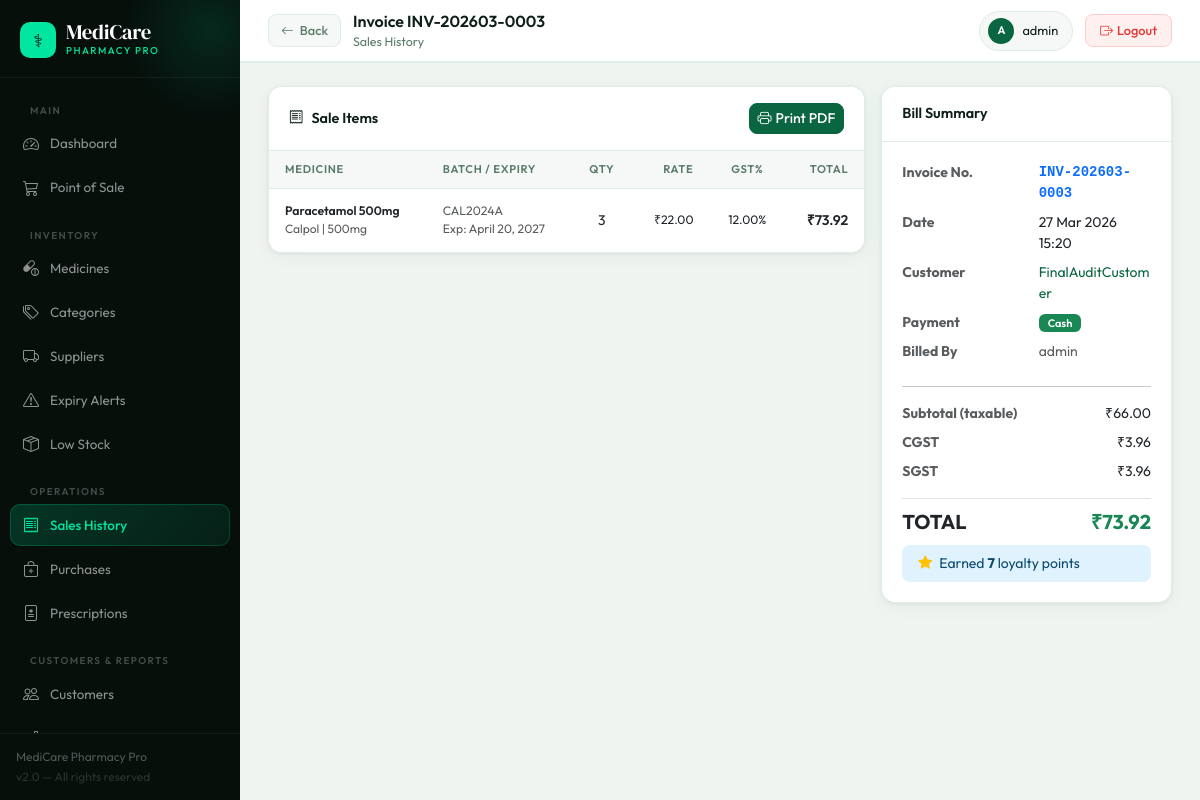
The app's page /sales/3/ (signed in) with its own data.
### sales/models.py (models this page shows, shortened)
class Sale(models.Model):
    PAYMENT_CHOICES = [('cash','Cash'),('upi','UPI'),('card','Card'),('credit','Credit')]
    STATUS_CHOICES = [('draft','Draft'),('completed','Completed'),('cancelled','Cancelled'),('refunded','Refunded')]
    invoice_number = models.CharField(max_length=50, unique=True)
    customer = models.ForeignKey(Customer, on_delete=models.SET_NULL, null=True, blank=True, related_name='sales')
    prescription = models.ForeignKey(Prescription, on_delete=models.SET_NULL, null=True, blank=True)
    sale_date = models.DateTimeField(default=timezone.now)
    subtotal = models.DecimalField(max_digits=12, decimal_places=2, default=0)
    discount_amount = models.DecimalField(max_digits=10, decimal_places=2, default=0)
    cgst_amount = models.DecimalField(max_digits=10, decimal_places=2, default=0)
    sgst_amount = models.DecimalField(max_digits=10, decimal_places=2, default=0)
    igst_amount = models.DecimalField(max_digits=10, decimal_places=2, default=0)
    total_amount = models.DecimalField(max_digits=12, decimal_places=2, default=0)
    payment_method = models.CharField(max_length=20, choices=PAYMENT_CHOICES, default='cash')
    payment_status = models.CharField(max_length=20, default='paid')
    status = models.CharField(max_length=20, choices=STATUS_CHOICES, default='completed')
    notes = models.TextField(blank=True)
    created_by = models.ForeignKey('auth.User', on_delete=models.SET_NULL, null=True)
    created_at = models.DateTimeField(auto_now_add=True)
    loyalty_points_used = models.PositiveIntegerField(default=0)
    loyalty_points_earned = models.PositiveIntegerField(default=0)
    class Meta:
        ordering = ['-created_at']

class SaleItem(models.Model):
    sale = models.ForeignKey(Sale, on_delete=models.CASCADE, related_name='items')
    medicine = models.ForeignKey(Medicine, on_delete=models.PROTECT)
    batch = models.ForeignKey(Batch, on_delete=models.PROTECT)
    quantity = models.PositiveIntegerField()
    unit_price = models.DecimalField(max_digits=10, decimal_places=2)
    discount_percent = models.DecimalField(max_digits=5, decimal_places=2, default=0)
    gst_rate = models.DecimalField(max_digits=5, decimal_places=2, default=12)
    cgst_rate = models.DecimalField(max_digits=5, decimal_places=2, default=6)
    sgst_rate = models.DecimalField(max_digits=5, decimal_places=2, default=6)
    taxable_amount = models.DecimalField(max_digits=10, decimal_places=2, default=0)
    gst_amount = models.DecimalField(max_digits=10, decimal_places=2, default=0)
    total_price = models.DecimalField(max_digits=10, decimal_places=2, default=0)

### inventory/models.py (models this page shows, shortened)
class Medicine(models.Model):
    UNIT_CHOICES = [('strip','Strip'),('box','Box'),('piece','Piece'),('bottle','Bottle'),('vial','Vial'),('tube','Tube'),('sachet','Sachet')]
    SCHEDULE_CHOICES = [('OTC','OTC'),('H','Schedule H'),('H1','Schedule H1'),('X','Schedule X'),('G','Schedule G')]
    FORM_CHOICES = [('tablet','Tablet'),('capsule','Capsule'),('syrup','Syrup'),('injection','Injection'),('drops','Drops'),('ointment','Ointment'),('cream','Cream'),('powder','Powder'),('inhaler','Inhaler'),('other','Other')]
    name = models.CharField(max_length=200)
    brand = models.CharField(max_length=200)
    generic_name = models.CharField(max_length=200, blank=True)
    category = models.ForeignKey(Category, on_delete=models.SET_NULL, null=True, related_name='medicines')
    form = models.CharField(max_length=20, choices=FORM_CHOICES, default='tablet')
    strength = models.CharField(max_length=50, blank=True, help_text='e.g. 500mg, 10ml')
    unit = models.CharField(max_length=20, choices=UNIT_CHOICES, default='strip')
    hsn_code = models.CharField(max_length=20, blank=True)
    barcode = models.CharField(max_length=100, blank=True, unique=True, null=True)
    schedule = models.CharField(max_length=5, choices=SCHEDULE_CHOICES, default='OTC')
    prescription_required = models.BooleanField(default=False)
    default_supplier = models.ForeignKey(Supplier, on_delete=models.SET_NULL, null=True, blank=True)
    reorder_level = models.PositiveIntegerField(default=10)
    rack_location = models.CharField(max_length=50, blank=True)
    is_active = models.BooleanField(default=True)
    created_at = models.DateTimeField(auto_now_add=True)
    class Meta:
        ordering = ['-created_at']

class Batch(models.Model):
    medicine = models.ForeignKey(Medicine, on_delete=models.CASCADE, related_name='batches')
    batch_number = models.CharField(max_length=100)
    expiry_date = models.DateField()
    manufacture_date = models.DateField(null=True, blank=True)
    quantity = models.PositiveIntegerField(default=0)
    purchase_price = models.DecimalField(max_digits=10, decimal_places=2)
    selling_price = models.DecimalField(max_digits=10, decimal_places=2)
    mrp = models.DecimalField(max_digits=10, decimal_places=2)
    gst_rate = models.DecimalField(max_digits=5, decimal_places=2, default=12)
    is_active = models.BooleanField(default=True)
    created_at = models.DateTimeField(auto_now_add=True)
    @property
    def is_expired(self):
        return self.expiry_date < timezone.now().date()
    class Meta:
        ordering = ['expiry_date']

### customers/models.py (models this page shows, shortened)
class Customer(models.Model):
    GENDER_CHOICES = [('M','Male'),('F','Female'),('O','Other')]
    name = models.CharField(max_length=200)
    phone = models.CharField(max_length=20, unique=True)
    email = models.EmailField(blank=True)
    gender = models.CharField(max_length=1, choices=GENDER_CHOICES, blank=True)
    date_of_birth = models.DateField(null=True, blank=True)
    address = models.TextField(blank=True)
    loyalty_points = models.PositiveIntegerField(default=0)
    total_purchases = models.DecimalField(max_digits=12, decimal_places=2, default=0)
    is_active = models.BooleanField(default=True)
    created_at = models.DateTimeField(auto_now_add=True)
    class Meta:
        ordering = ['-created_at']

### sales/views.py (the view)
# urls.py: path('<int:pk>/', views.sale_detail, name='sale_detail'),
@login_required
def sale_detail(request, pk):
    sale = get_object_or_404(Sale, pk=pk)
    return render(request, 'sales/sale_detail.html', {'sale': sale})

### templates/sales/sale_detail.html (shortened to what this page needs)
{% extends 'base.html' %}
{% block breadcrumb %}Sales History{% endblock %}
{% block back_button %}<a href="{% url 'sale_list' %}" class="back-btn"><i class="bi bi-arrow-left"></i> Back</a>{% endblock %}
{% block page_title %}Invoice {{ sale.invoice_number }}{% endblock %}
{% block content %}
<div class="row g-3">
  <div class="col-lg-8">
    <div class="card">
      <div class="card-header d-flex justify-content-between align-items-center">
        <span><i class="bi bi-receipt me-2"></i>Sale Items</span>
        <a href="{% url 'invoice_pdf' sale.pk %}" class="btn btn-sm btn-primary" target="_blank">
          <i class="bi bi-printer me-1"></i>Print PDF
        </a>
      </div>
      <div class="table-responsive">
        <table class="table mb-0 align-middle">
          <thead>
            <tr>
              <th>Medicine</th>
              <th>Batch / Expiry</th>
              <th class="text-center">Qty</th>
              <th class="text-end">Rate</th>
              <th class="text-center">GST%</th>
              <th class="text-end">Total</th>
            </tr>
          </thead>
          <tbody>
            {% for item in sale.items.all %}
            <tr>
              <td>
                <div class="fw-semibold small">{{ item.medicine.name }}</div>
                <div class="text-muted" style="font-size:.75rem;">{{ item.medicine.brand }} | {{ item.medicine.strength }}</div>
              </td>
              <td class="small text-muted">
                {{ item.batch.batch_number }}<br>
                <span class="{% if item.batch.is_expired %}text-danger{% else %}text-muted{% endif %}">Exp: {{ item.batch.expiry_date }}</span>
              </td>
              <td class="text-center">{{ item.quantity }}</td>
              <td class="text-end small">₹{{ item.unit_price }}</td>
              <td class="text-center small">{{ item.gst_rate }}%</td>
              <td class="text-end fw-semibold">₹{{ item.total_price }}</td>
            </tr>
            {% endfor %}
          </tbody>
        </table>
      </div>
    </div>
  </div>
  <div class="col-lg-4">
    <div class="card mb-3">
      <div class="card-header">Bill Summary</div>
      <div class="card-body">
        <dl class="row small mb-0">
          <dt class="col-6 text-muted">Invoice No.</dt>
          <dd class="col-6 fw-bold font-monospace text-primary">{{ sale.invoice_number }}</dd>
          <dt class="col-6 text-muted">Date</dt>
          <dd class="col-6">{{ sale.sale_date|date:"d M Y H:i" }}</dd>
          <dt class="col-6 text-muted">Customer</dt>
          <dd class="col-6">
            {% if sale.customer %}
              <a href="{% url 'customer_detail' sale.customer.pk %}">{{ sale.customer.name }}</a>
            {% else %}Walk-in{% endif %}
          </dd>
          <dt class="col-6 text-muted">Payment</dt>
          <dd class="col-6">
            {% if sale.payment_method == 'cash' %}<span class="badge bg-success">Cash</span>
            {% elif sale.payment_method == 'upi' %}<span class="badge bg-primary">UPI</span>
            {% elif sale.payment_method == 'card' %}<span class="badge bg-info">Card</span>
            {% else %}<span class="badge bg-warning text-dark">Credit</span>{% endif %}
          </dd>
          <dt class="col-6 text-muted">Billed By</dt>
          <dd class="col-6 text-muted">{{ sale.created_by.get_full_name|default:sale.created_by.username|default:"-" }}</dd>
        </dl>
        <hr>
        <dl class="row small mb-0">
          <dt class="col-7 text-muted">Subtotal (taxable)</dt>
          <dd class="col-5 text-end">₹{{ sale.subtotal }}</dd>
          <dt class="col-7 text-muted">CGST</dt>
          <dd class="col-5 text-end">₹{{ sale.cgst_amount }}</dd>
          <dt class="col-7 text-muted">SGST</dt>
          <dd class="col-5 text-end">₹{{ sale.sgst_amount }}</dd>
        </dl>
        <div class="d-flex justify-content-between fw-bold fs-5 mt-2 pt-2 border-top">
          <span>TOTAL</span>
          <span class="text-success">₹{{ sale.total_amount }}</span>
        </div>
        {% if sale.loyalty_points_earned %}
        <div class="alert alert-info py-2 mt-2 mb-0 small">
          <i class="bi bi-star-fill text-warning me-1"></i>
          Earned <strong>{{ sale.loyalty_points_earned }}</strong> loyalty points
        </div>
        {% endif %}
      </div>
    </div>
  </div>
</div>
{% endblock %}

### templates/base.html (shortened to what this page needs)
<!DOCTYPE html>
<html lang="en">
<head>
<link href="https://cdn.jsdelivr.net/npm/bootstrap@5.3.0/dist/css/bootstrap.min.css" rel="stylesheet">
<link href="https://cdn.jsdelivr.net/npm/bootstrap-icons@1.11.0/font/bootstrap-icons.css" rel="stylesheet">
</head>
<body>
{% if user.is_authenticated %}
<aside class="sidebar">
  <div class="sb-brand">
    <div class="logo-wrap">
      <div class="logo-icon">⚕</div>
      <div>
        <div class="logo-text">MediCare</div>
        <div class="logo-sub">Pharmacy Pro</div>
      </div>
    </div>
  </div>
  <nav class="sb-nav">
    <div class="sb-section">Main</div>
    <a href="/" class="sb-link {% if request.path == '/' %}active{% endif %}">
      <i class="bi bi-speedometer2"></i> Dashboard
    </a>
    <a href="{% url 'pos' %}" class="sb-link {% if '/sales/pos' in request.path %}active{% endif %}">
      <i class="bi bi-cart3"></i> Point of Sale
    </a>
    <div class="sb-section">Inventory</div>
    <a href="{% url 'medicine_list' %}" class="sb-link ">
      <i class="bi bi-capsule-pill"></i> Medicines
    </a>
    <a href="{% url 'category_list' %}" class="sb-link {% if 'categor' in request.path %}active{% endif %}">
      <i class="bi bi-tags"></i> Categories
    </a>
    <a href="{% url 'supplier_list' %}" class="sb-link {% if 'supplier' in request.path %}active{% endif %}">
      <i class="bi bi-truck"></i> Suppliers
    </a>
    <a href="{% url 'expiry_alerts' %}" class="sb-link {% if 'expiry' in request.path %}active{% endif %}">
      <i class="bi bi-exclamation-triangle"></i> Expiry Alerts
    </a>
    <a href="{% url 'low_stock_list' %}" class="sb-link {% if 'low-stock' in request.path %}active{% endif %}">
      <i class="bi bi-box-seam"></i> Low Stock
    </a>
    <div class="sb-section">Operations</div>
    <a href="{% url 'sale_list' %}" class="sb-link {% if '/sales/' in request.path and 'pos' not in request.path %}active{% endif %}">
      <i class="bi bi-receipt"></i> Sales History
    </a>
    <a href="{% url 'po_list' %}" class="sb-link {% if '/purchase' in request.path %}active{% endif %}">
      <i class="bi bi-bag-plus"></i> Purchases
    </a>
    <a href="{% url 'prescription_list' %}" class="sb-link {% if '/prescriptions' in request.path %}active{% endif %}">
      <i class="bi bi-file-medical"></i> Prescriptions
    </a>
    <div class="sb-section">Customers & Reports</div>
    <a href="{% url 'customer_list' %}" class="sb-link {% if '/customers' in request.path %}active{% endif %}">
      <i class="bi bi-people"></i> Customers
    </a>
    <a href="{% url 'analytics_dashboard' %}" class="sb-link {% if '/analytics' in request.path and 'gst' not in request.path and 'profit' not in request.path %}active{% endif %}">
      <i class="bi bi-bar-chart-line"></i> Analytics
    </a>
  </nav>
  <div class="sb-footer">
    <div>MediCare Pharmacy Pro</div>
    <div style="color:rgba(255,255,255,.15);margin-top:2px;">v2.0 — All rights reserved</div>
  </div>
</aside>
<div class="main">
  <header class="topbar">
    <div class="topbar-left">
      {% block back_button %}{% endblock %}
      <div>
        <div class="topbar-title">{% block page_title %}Dashboard{% endblock %}</div>
        <div class="topbar-breadcrumb">{% block breadcrumb %}MediCare Pharmacy{% endblock %}</div>
      </div>
    </div>
    <div class="topbar-right">
      <div class="user-chip">
        <div class="user-avatar">{{ user.username|first|upper }}</div>
        <span>{{ user.get_full_name|default:user.username }}</span>
      </div>
      <a href="{% url 'logout' %}" class="logout-btn"><i class="bi bi-box-arrow-right me-1"></i>Logout</a>
    </div>
  </header>
  <div class="page-content">
    {% block content %}{% endblock %}
  </div>
</div>
{% else %}
{% block auth_content %}{% endblock %}
{% endif %}
</body>
</html>

### records on screen
Sale: invoice_number "INV-202603-0003", sale_date "27 Mar 2026 15:20", customer.name "FinalAuditCustomer", created_by.get_full_name "admin", subtotal "66.00", cgst_amount "3.96", sgst_amount "3.96", total_amount "73.92", loyalty_points_earned "7"
SaleItem: medicine.name "Paracetamol 500mg", medicine.brand "Calpol", medicine.strength "500mg", batch.batch_number "CAL2024A", batch.expiry_date "April 20, 2027", quantity "3", unit_price "22.00", gst_rate "12.00", total_price "73.92"

### other values on screen
{{ user.username|first|upper }} "A"
{{ user.get_full_name|default:user.username }} "admin"
